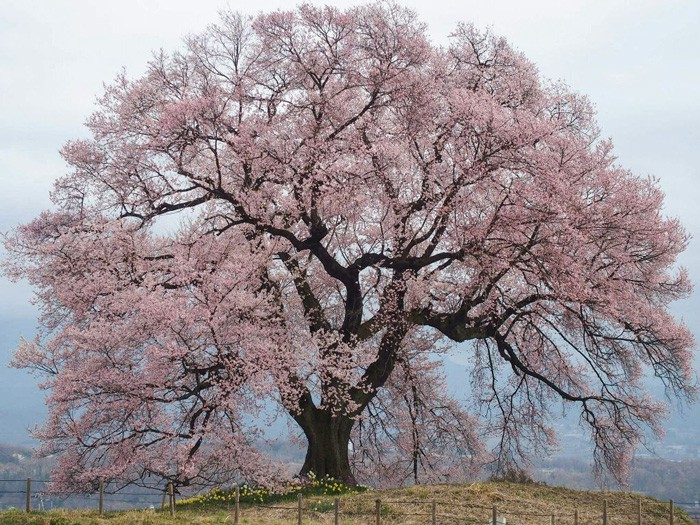
#> input picture image/sakura-hiru.jpg, 700 x 525 px, found by its file name
$ python task1-4.py
#> lines starting #> are read from the running program, lines starting #| are printed output that depends on the picture
import cv2
import numpy as np
import matplotlib.pyplot as plt

imagePath = '/home/ug-islab/isLab/introduction/image'
savePath = '/home/ug-islab/isLab/introduction/result'

img1 = cv2.imread(f'{imagePath}/sakura-hiru.jpg')
#> img1 is the input picture: shape (525, 700, 3); mean B, G, R 148.4, 144.4, 153.5
img2 = cv2.imread(f'{imagePath}/sakura-yoru.jpg')
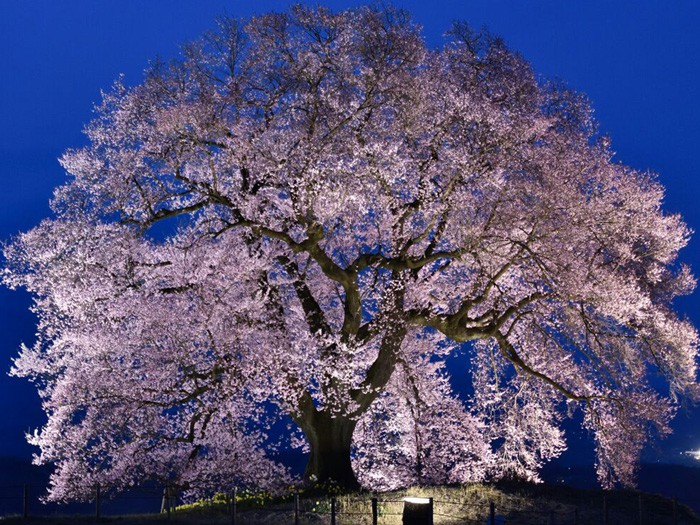
#> input picture image/sakura-yoru.jpg, 700 x 525 px, found by its file name
#> img2 is the input picture: shape (525, 700, 3); mean B, G, R 118.7, 81, 83.6
gray1 = cv2.cvtColor(img1, cv2.COLOR_BGR2GRAY)
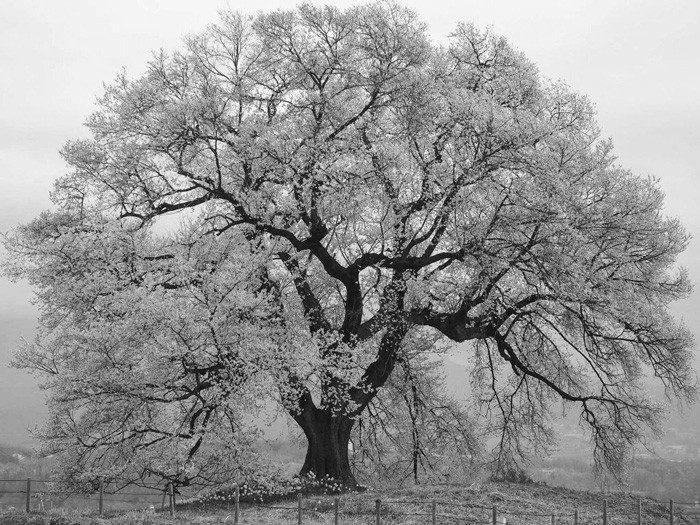
#> gray1: shape (525, 700); min 1, max 255, mean 147.6
gray2 = cv2.cvtColor(img2, cv2.COLOR_BGR2GRAY)
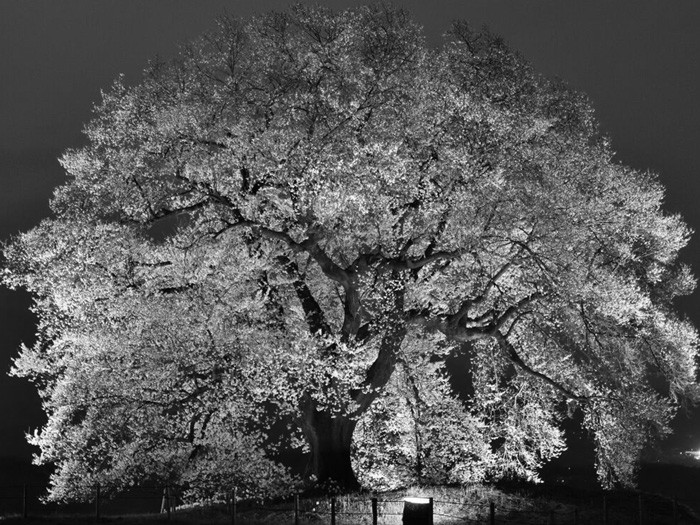
#> gray2: shape (525, 700); min 0, max 255, mean 86.1

# ヒストグラム
def show_histogram(img, title):
#> called with title = 'sakura-hiru-histogram'
    color = ('b', 'g', 'r')
    for i, col in enumerate(color):
        hist = cv2.calcHist([img], [i], None, [256], [0, 256])
        plt.plot(hist, color=col)
    plt.title(title)
    plt.xlabel('Pixel Value')
    plt.ylabel('Frequency')
    plt.savefig(f"{savePath}/{title}.png")
#> figure, not shown here; curve peaks at x = 245, y = 7518; curve peaks at x = 236, y = 6651; curve peaks at x = 237, y = 3856
    plt.show()

show_histogram(img1, "sakura-hiru-histogram")
show_histogram(img2, "sakura-yoru-histogram")
#> call 2 of show_histogram, with title = 'sakura-yoru-histogram'
#> in show_histogram (call 2), `plt.savefig(f"{savePath}/{title}.png")`:
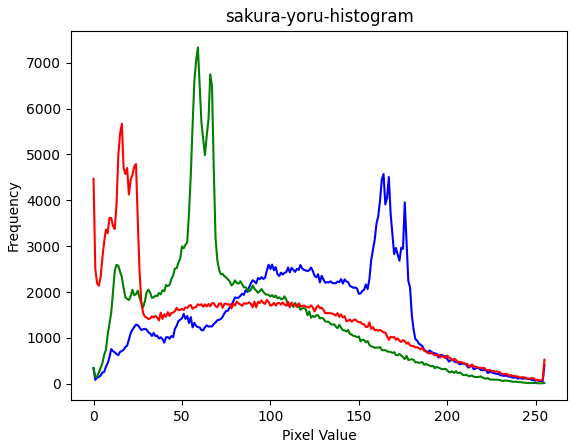
#> figure drawn by matplotlib, 1 panel; curve peaks at x = 164, y = 4575; curve peaks at x = 59, y = 7335; curve peaks at x = 16, y = 5670

# ORB特徴量抽出
orb = cv2.ORB_create()
kp1, des1 = orb.detectAndCompute(gray1, None)
#> kp1 = 500 keypoints; strongest (x, y, size): (217, 232, 31), (124, 213, 31), (219, 141, 31), (213, 147, 31)
kp2, des2 = orb.detectAndCompute(gray2, None)
#> kp2 = 500 keypoints; strongest (x, y, size): (36, 431, 31), (38, 433, 37.2), (320, 332, 31), (50, 414, 31)

img1_kp = cv2.drawKeypoints(img1, kp1, None, color=(0, 255, 0), flags=0)
img2_kp = cv2.drawKeypoints(img2, kp2, None, color=(0, 255, 0), flags=0)
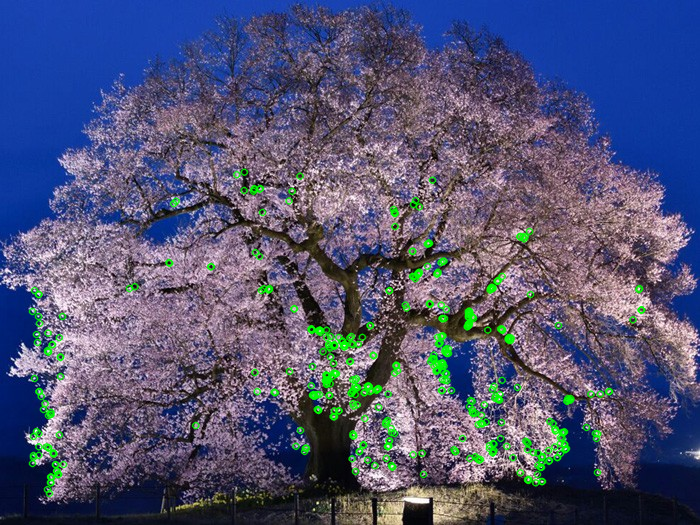
#> img2_kp: shape (525, 700, 3); mean B, G, R 116.2, 84.3, 81.3

plt.imshow(cv2.cvtColor(img1_kp, cv2.COLOR_BGR2RGB))
plt.title("昼の桜 - 特徴点")
plt.axis("off")
plt.savefig(f"{savePath}/sakra-hiru-kp.png")
plt.show()

plt.imshow(cv2.cvtColor(img2_kp, cv2.COLOR_BGR2RGB))
plt.title("夜の桜 - 特徴点")
plt.axis("off")
plt.savefig(f"{savePath}/sakra-yoru-kp.png")
plt.show()

# 特徴点マッチング
bf = cv2.BFMatcher(cv2.NORM_HAMMING, crossCheck=True)
matches = bf.match(des1, des2)
#> matches = 162 matches
matches = sorted(matches, key=lambda x: x.distance)

img_match = cv2.drawMatches(img1, kp1, img2, kp2, matches[:20], None, flags=2)
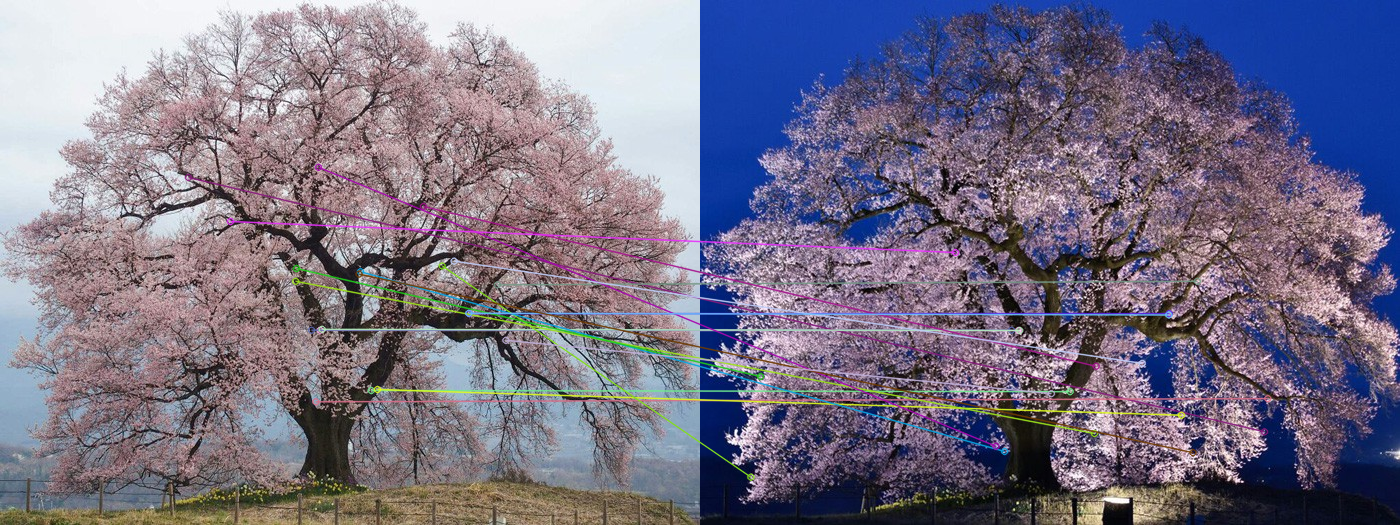
#> img_match: shape (525, 1400, 3); mean B, G, R 134, 113.4, 119.3
plt.figure(figsize=(12, 6))
plt.imshow(cv2.cvtColor(img_match, cv2.COLOR_BGR2RGB))
plt.title("Top 20 ORB Feature Matches")
plt.axis("off")
plt.savefig(f"{savePath}/sakra-match.png")
plt.show()

# SIFT特徴量抽出

sift = cv2.SIFT_create()

keypoints1, descriptors1 = sift.detectAndCompute(img1, None)
#> keypoints1 = 4011 keypoints; strongest (x, y, size): (322, 81, 2.2), (446, 260, 2.8), (506, 351, 2.4), (434, 253, 3.5)
keypoints2, descriptors2 = sift.detectAndCompute(img2, None)
#> keypoints2 = 4890 keypoints; strongest (x, y, size): (36, 431, 2.4), (320, 331, 2.6), (51, 482, 2), (48, 447, 1.9)

bf = cv2.BFMatcher()
matches = bf.knnMatch(descriptors1, descriptors2, k=2)
#> matches = 4011 matches

good_matches = []
for m, n in matches:
    if m.distance < 0.75 * n.distance:
        good_matches.append(m)
#> after the loop, good_matches = 19 matches

img_matches = cv2.drawMatches(img1, keypoints1, img2, keypoints2, good_matches, None, flags=cv2.DrawMatchesFlags_NOT_DRAW_SINGLE_POINTS)
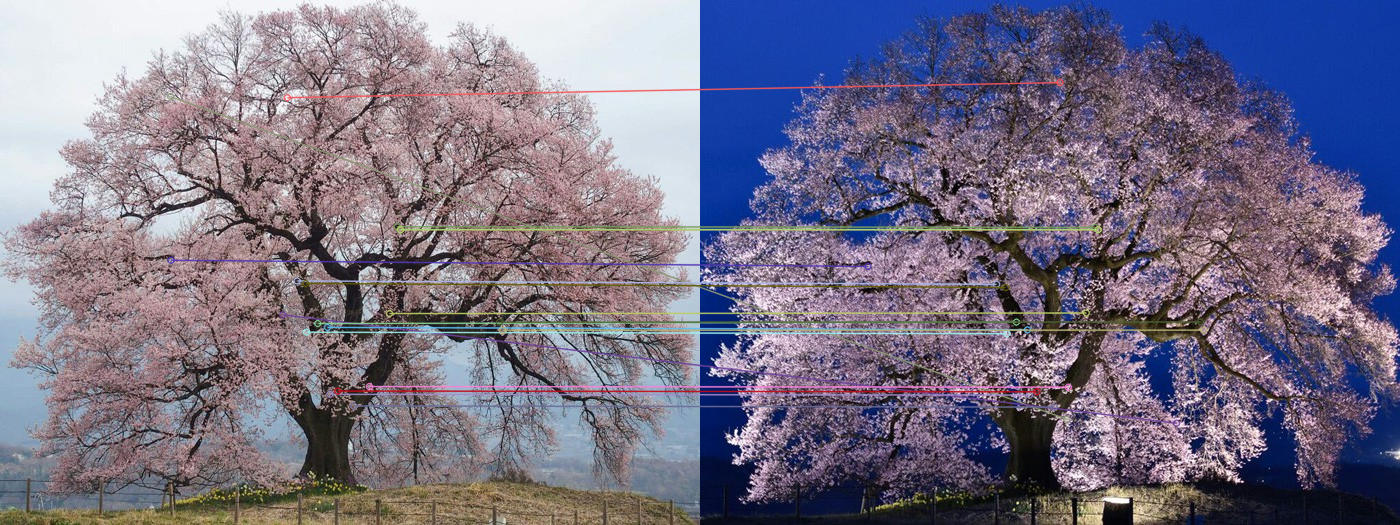
#> img_matches: shape (525, 1400, 3); mean B, G, R 133.8, 113.4, 119.4

cv2.imwrite(f"{savePath}/sakura-sift.png", img_matches)
cv2.imshow("Matches", img_matches)
cv2.waitKey(0)
